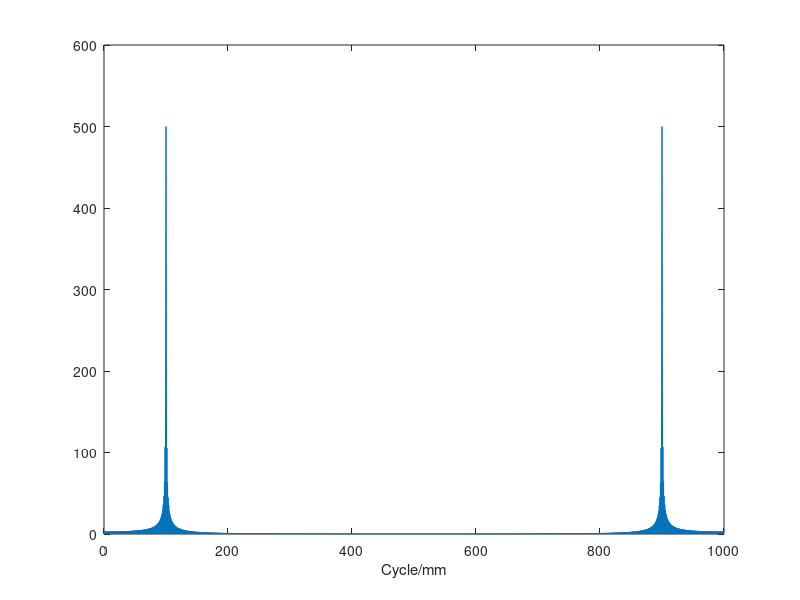

Source code (MATLAB):
clear all

Xmax_mm=1;

ZP_ratio=2;

Simulated_Wavelength=0.01;

deltaX_mm=0.001;
N_X=Xmax_mm/deltaX_mm;

X=0:deltaX_mm:Xmax_mm;    %micron

S=sin(2*pi*X/Simulated_Wavelength);

plot(X,S);

FFT_S=fft(S,N_X*ZP_ratio);

F=0:(1/Xmax_mm)/ZP_ratio:(1/Xmax_mm)/ZP_ratio*(length(FFT_S)-1);          %unit:cycle/mm

plot(F,abs(FFT_S));
xlabel('Cycle/mm');

